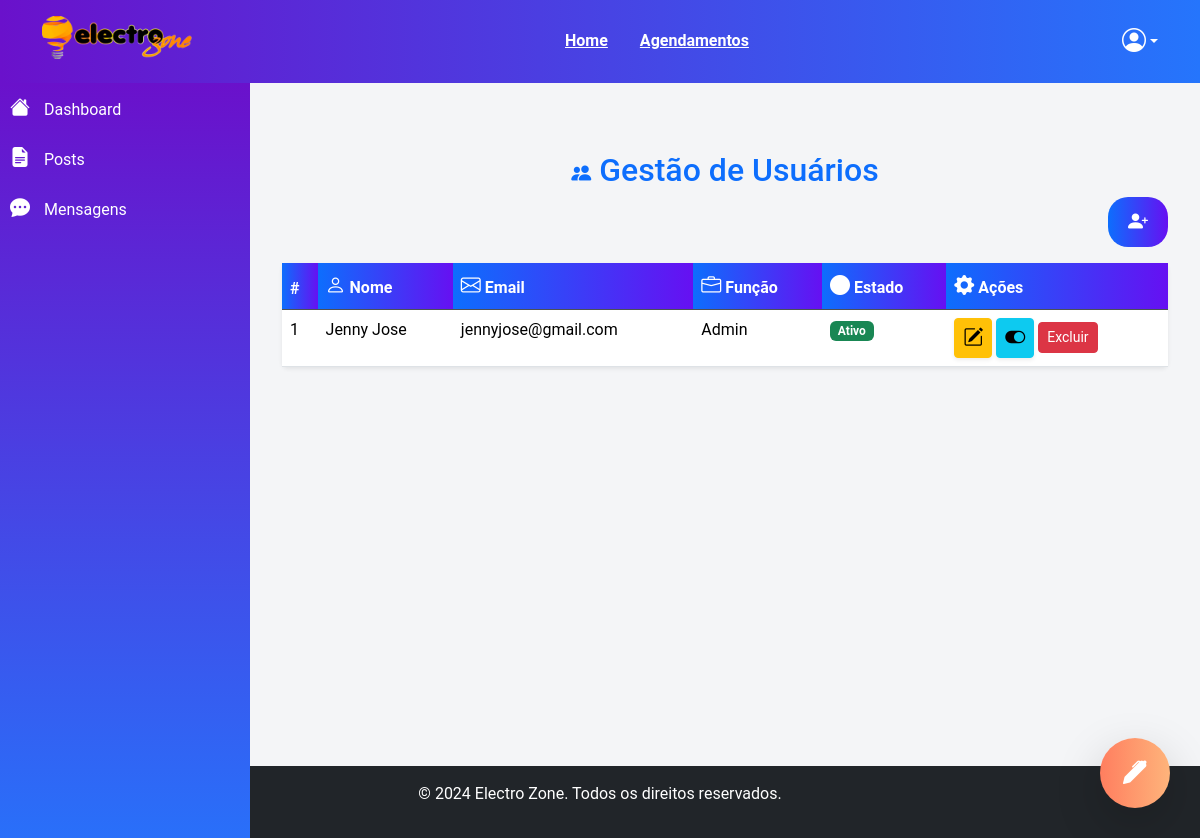
Before: /usuarios/novo with the older database file.
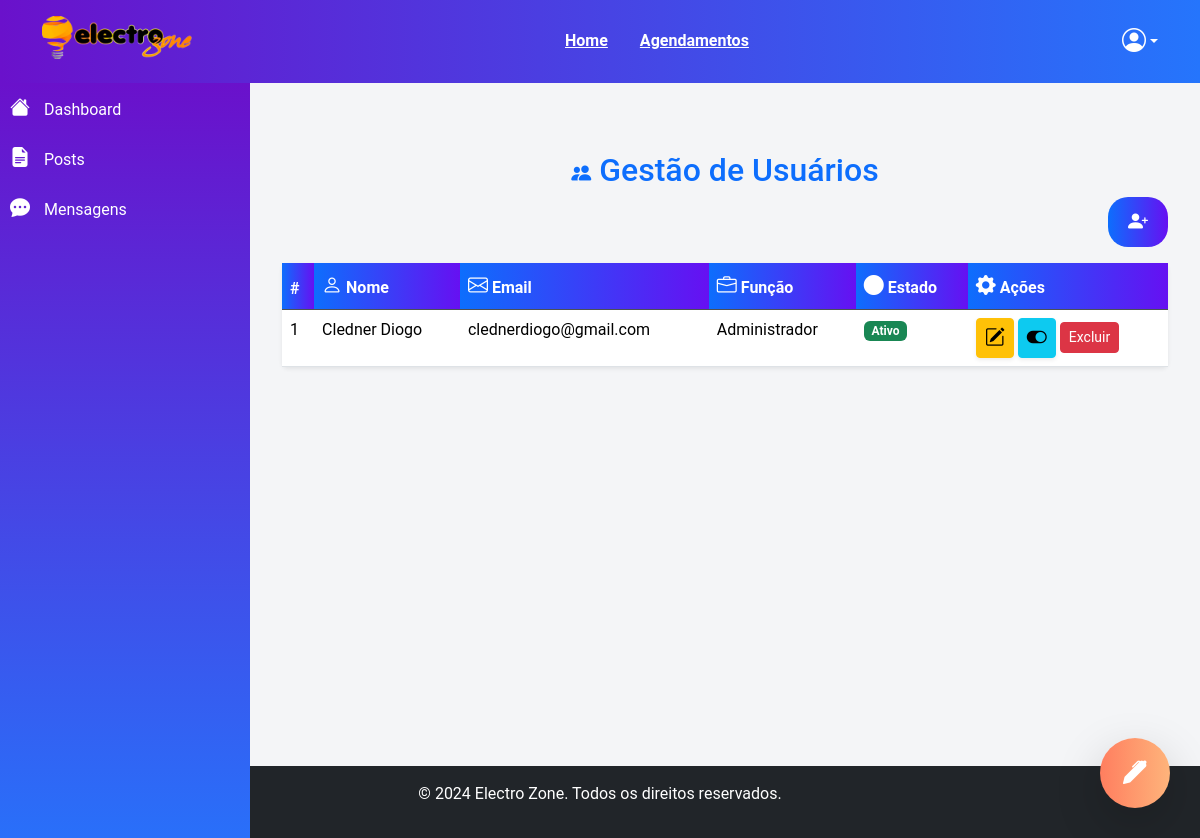
After: the same page with the newer database file.
### main.py (models this page shows, shortened)
class User(UserMixin,db.Model):
    id = db.Column(db.Integer, primary_key=True)
    nome = db.Column(db.String(150), unique=True, nullable=False)
    email = db.Column(db.String(150), unique=True, nullable=False)
    senha = db.Column(db.String(200), nullable=False)
    criado_em = db.Column(db.DateTime, default=datetime.utcnow, nullable=False)
    atualizado_em = db.Column(db.DateTime, default=datetime.utcnow, onupdate=datetime.utcnow, nullable=False)
    ativo = db.Column(db.Boolean, default=True, nullable=False)
    role = db.Column(db.String(50), default='Admin', nullable=False)  # Exemplos: 'admin', 'usuario', 'moderador'
    reset_token = db.Column(db.String(100), nullable=True)
    reset_token_expira_em = db.Column(db.DateTime, nullable=True)

### main.py (the view, shortened to what this page needs)
@app.route('/usuarios/novo', methods=['GET', 'POST'])
def criar_usuario():
    usuarios = User.query.all()
    return render_template('listar.html',  usuarios=usuarios)

### templates/listar.html (shortened to what this page needs)
{% extends "base.html" %}
{% block content %}
<div class="container mt-5">
    <h2 class="text-center text-primary"><i class="bi bi-people-fill"></i> Gestão de Usuários</h2>
    <div class="text-end mb-3">
        <button type="button" class="btn btn-gradient btn-lg" data-bs-toggle="modal" data-bs-target="#criarUsuarioModal">
            <i class="bi bi-person-plus-fill"></i>
        </button>
    </div>
    <table class="table table-hover shadow-sm rounded">
        <thead class="table-dark">
            <tr>
                <th>#</th>
                <th><i class="bi bi-person"></i> Nome</th>
                <th><i class="bi bi-envelope"></i> Email</th>
                <th><i class="bi bi-briefcase"></i> Função</th>
                <th><i class="bi bi-circle-fill"></i> Estado</th>
                <th><i class="bi bi-gear-fill"></i> Ações</th>
            </tr>
        </thead>
        <tbody>
            {% for usuario in usuarios %}
            <tr>
                <td>{{ usuario.id }}</td>
                <td>{{ usuario.nome }}</td>
                <td>{{ usuario.email }}</td>
                <td>{{ usuario.role }}</td>
                <td>
                    <span class="badge {{ 'bg-success' if usuario.ativo else 'bg-danger' }}">
                        {{ "Ativo" if usuario.ativo else "Inativo" }}
                    </span>
                </td>
                <td>
                    <a href="{{ url_for('editar_usuario', id=usuario.id) }}" class="btn btn-warning btn-sm shadow-sm">
                        <i class="bi bi-pencil-square"></i>
                    </a>
                    <form action="{{ url_for('alterar_status_usuario', id=usuario.id) }}" method="post" style="display:inline;">
                        <button type="submit" class="btn btn-info btn-sm shadow-sm">
                            <i class="bi {{ 'bi-toggle-on' if usuario.ativo else 'bi-toggle-off' }}"></i>
                        </button>
                    </form>
                    <button class="btn btn-danger btn-sm" data-bs-toggle="modal" data-bs-target="#confirmDeleteModal"
                        data-id="{{ usuario.id }}" data-nome="{{ usuario.nome }}">Excluir</button>
                </td>
            </tr>
            {% endfor %}
        </tbody>
    </table>
</div>
{% endblock %}

### templates/base.html (shortened to what this page needs)
<!DOCTYPE html>
<html lang="en">
<head>
     <link rel="stylesheet" href="https://cdn.jsdelivr.net/npm/bootstrap@5.3.2/dist/css/bootstrap.min.css">
   <link href="https://cdn.jsdelivr.net/npm/bootstrap-icons/font/bootstrap-icons.css" rel="stylesheet">
    <link rel="stylesheet" href="{{ url_for('static', filename='styles.css') }}">
</head>
<body>
<header class="py-3 bg-dark">
    <div class="container d-flex align-items-center justify-content-between">
        <h1><img src="{{ url_for('static', filename='uploads/logo.png') }}" alt="Electro Zone Logo" class="img-fluid" style="max-width: 150px;"></h1>
        <nav class="d-none d-md-flex align-items-center">
            <a href="/" class="text-white mx-3">Home</a>
            <a href="/scheduled_posts" class="text-white mx-3">Agendamentos</a>
        </nav>
        <div class="dropdown">
            <a class="text-white d-flex align-items-center text-decoration-none dropdown-toggle" href="#" role="button" id="userMenu" data-bs-toggle="dropdown" aria-expanded="false">
                <i class="bi bi-person-circle fs-4"></i>
            </a>
        </div>
    </div>
</header>
<div class="d-flex">
    <aside class="sidebar d-none d-lg-block bg-light">
        <ul class="nav flex-column">
            <li class="nav-item">
                <a href="/" class="nav-link"><i class="bi bi-house-fill"></i> Dashboard</a>
            </li>
            <li class="nav-item">
                <a href="/posts" class="nav-link"><i class="bi bi-file-earmark-text-fill"></i> Posts</a>
            </li>
            <li class="nav-item">
                <a href="/get_messages" class="nav-link"><i class="bi bi-chat-dots-fill"></i> Mensagens</a>
            </li>
        </ul>
    </aside>
<main class="container.mt-5 flex-grow-1">
            {% block content %}{% endblock %}
        </main>
</div>
    <div class="floating-btn">
        <button id="main-btn" class="btn btn-primary shadow-lg rounded-circle">
            <i class="bi bi-pen-fill fs-4"></i>
        </button>
    </div>
<link rel="stylesheet" href="https://cdn.jsdelivr.net/npm/@joeattardi/emoji-button@4.6.0/dist/emoji-button.min.css">
    <footer class="bg-dark text-white text-center py-3">
        <p>© 2024 Electro Zone. Todos os direitos reservados.</p>
    </footer>
</body>
</html>

### static/styles.css (style rules this page uses)
body { font-family: 'Arial', sans-serif; }
.sidebar { width: 250px; min-height: 100vh; }
footer { background-color: #333; color: #fff; }
.floating-btn { position: fixed; bottom: 30px; right: 30px; z-index: 1000; }
#main-btn { width: 60px; height: 60px; }
.btn-gradient { background: linear-gradient(to right, #ff7e5f, #feb47b); border: none; color: white; transition: background 0.3s ease, transform 0.2s ease; }

### templates/base.html (style rules this page uses)
.bi { font-size: 1.25rem; }
body { font-family: 'Arial', sans-serif; background-color: #f8f9fa; }
header { background: linear-gradient(to right, #6a11cb, #2575fc); color: white; }
header h1 { font-size: 1.5rem; }
header nav a { color: white; font-weight: 600; margin-left: 20px; }
.sidebar { width: 250px; min-height: 100vh; background: linear-gradient(to bottom, #6a11cb, #2575fc); color: white; position: fixed; }
.sidebar .nav-link { color: white; font-size: 1rem; padding: 10px; }
.sidebar .nav-link i { margin-right: 10px; }
main { margin-left: 250px; padding: 20px; }
.floating-btn { position: fixed; bottom: 30px; right: 30px; z-index: 1000; }
#main-btn { width: 70px; height: 70px; background: linear-gradient(to right, #ff7e5f, #feb47b); border: none; color: white; font-size: 24px; display: flex; justify-content: center; align-items: center; border-radius: 50%; box-shadow: 0 8px 15px rgba(0, 0, 0, 0.2); transition: all 0.3s ease; }
footer { background: #333; color: white; text-align: center; padding: 15px 0; }
.btn-gradient { background: linear-gradient(to right, #ff7e5f, #feb47b); color: white; border: none; }
.container.mt-5 { height: 595px; overflow-y: auto; }

### templates/listar.html (style rules this page uses)
body { font-family: 'Roboto', sans-serif; background-color: #f4f5f7; height: 100%; }
.btn-gradient { background: linear-gradient(to right, #6a11cb, #2575fc); color: white; border: none; padding: 10px 20px; border-radius: 20px; font-weight: bold; transition: all 0.3s ease; }
.table-dark th { background: linear-gradient(to right, #6a11cb, #2575fc); color: white; }
.btn-gradient { background: linear-gradient(to right, #0d6efd, #6610f2); color: white; border: none; padding: 10px 20px; border-radius: 20px; font-weight: bold; transition: all 0.3s ease; }
.table-dark th { background: linear-gradient(to right, #0d6efd, #6610f2); color: white; }

Changed rows visible on the page:
changed User "Ativo": nome "Jenny Jose" → "Cledner Diogo"; email "jennyjose@gmail.com" → "clednerdiogo@gmail.com"; role "Admin" → "Administrador"
